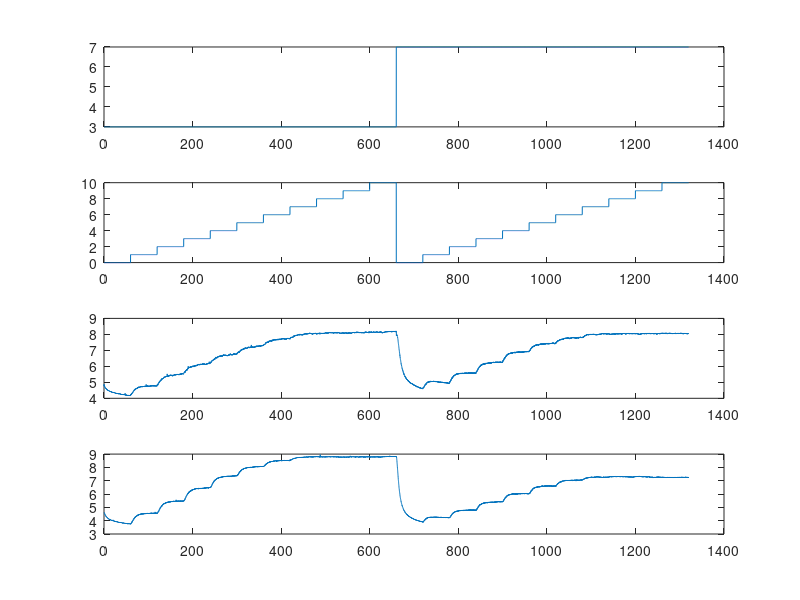

Write the MATLAB code that produced this figure. (Note: this script raises an error after producing the figure.)
clear all;


load('dataset4.mat')



figure(4)


subplot(4,1,1)

plot(ds4_ventilator(:,1), ds4_ventilator(:,2))

subplot(4,1,2)

plot(ds4_spirala(:,1), ds4_spirala(:,2))

subplot(4,1,3)

plot(ds4_snimac_1(:,1), ds4_snimac_1(:,2))

subplot(4,1,4)

plot(ds4_snimac_2(:,1), ds4_snimac_2(:,2))

writematrix([ds4_ventilator(:,1), ...
             ds4_ventilator(:,2), ...
             ds4_spirala(:,2), ...
             ds4_snimac_1(:,2), ...
             ds4_snimac_2(:,2)], 'dataset4.csv')

